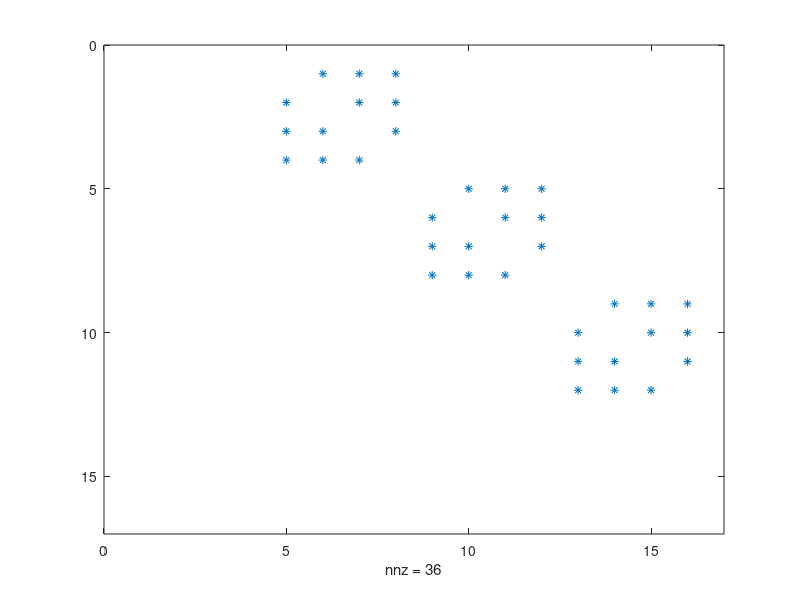

This figure's MATLAB source:
%Testing multi-objective optimization

clear
close all

P_tr_thresh = 0.4;

%build adjacency matrix
%square grid, connected right and down
s =2;
V = s^2;
i_vals = [];
j_vals = [];
% k_vals = [];

for i = 1:V    %letter
   if (mod(i,s) >0) %if it isn't on the right edge of grid 
    i_vals(end+1) = i; %add node to right
    j_vals(end+1) = i+1+V;
   end

   if (mod(i, s) ~=1) %if node isn't on the left edge of grid
    i_vals(end+1) = i; %add node to left
    j_vals(end+1) = i-1 +V;
   end
   
   if (i> s) %if vertex isn't on top of grid
    i_vals(end+1) = i ;   %add next node up
    j_vals(end+1) = i - s + V;
       if (mod(i,s) >0) %if it isn't on the right edge of grid 
        i_vals(end+1) = i; %add node to diagonal right
        j_vals(end+1) = i+1+V - s;
       end

       if (mod(i, s) ~=1) %if node isn't on the left edge of grid
        i_vals(end+1) = i; %add node to diagonal left
        j_vals(end+1) = i-1 +V -s;
       end
   end
   
   if (i<=(V- s))   %if vertex isn't on bottom of grid
    i_vals(end+1) = i ;  %add next node down
    j_vals(end+1) = i+s + V;
       if (mod(i,s) >0) %if it isn't on the right edge of grid 
        i_vals(end+1) = i; %add node to diagonal right
        j_vals(end+1) = i+1+V + s;
       end

       if (mod(i, s) ~=1) %if node isn't on the left edge of grid
        i_vals(end+1) = i; %add node to diagonal left
        j_vals(end+1) = i-1 +V +s;
       end
    
   end

      
end

minimum = 0.9;
maximum = 1.0;
vals = ones(length(i_vals),1);
% vals = 10*abs(randn(length(i_vals), 1));  %generate random costs
% adj = sparse(i_vals, j_vals, vals, V^2, V^2);
a= sparse(i_vals, j_vals, vals);
z= sparse(V,V);

adj = [a z z; z a z; z z a; z z z z]; %
spy(adj)

% d{V*V, 1} = []; %d{i}(1) is minimum cost, d{i}(2) is total P_tr, d{i}(3) is parent node
P_tr = (maximum - minimum)*rand(V, 1) + minimum;%Prob. of traverse associated with each node. sqrt is to bias towards higher values.
costs = 10*abs(randn(V,1));
% Coordinates aren't created now because size(adj) is V^2 x V^2, but plot
% should only be sxs.
% %create coordinates
% % coords = [1 V];
% % for i = 1:V-1
% %    coords(i+1,:) = [floor(i/s)+1, s - mod(i,s)];
% % end
% % % gplot(adj, coords, '*-')


ind_last = V^4 - V - 1;
col_last = V^2;
row_last = V^2-V-1;
V_last = [row_last, col_last ];
num = nnz(adj);

P_tr(end) = 1;
% d(ind_last,2) = 1; %P_tr for last node is 1.
% d(ind_last,1) = 0; %cost for last node is 0.
% d(ind_last,3) = ind_last;
d((num-(V-1)):num,:) = repmat([0 1 num], V, 1); %set cost, P_tr, parent for end node.
% for i=num:-1:(num-V+1) %create d vector to store cost, P_tr, parents for each entry in adj.
%    d{i,1} = [0 1 num];
% end

for i=col_last:-1:1 %counting back from last populated row in adjacency matrix,
    col = mod(i, V)+1;
    conns = find(adj(:,i)~=0)
    for j=1:length(conns)
        row = mod(conns(j), V)+1;
        d(conns(j), :) = [d(i,1) + costs(row), d(i,2)*P_tr(row), i];
    end
    
%     conns = find(adj(i,:)~=0);  %find non-zero entries in adj
%     options = [];
%     for j=1:length(conns)
%      l = size(d{conns(j)}(:,1),1);
%      p = size(options,1);
%      options((end+1):(end+l), 1) = d{conns(j)}(:,1) + adj(i, conns(j));%list all options, find cost
%      if p>0
%          options((p+1):end, 2) = d{conns(j)}(:,2)*P_tr(i); %calculate P_tr for options
%          options((p+1):end, 3) = conns(j); %list parent node for each option.
%      else
%          options(:, 2) = d{conns(j)}(:,2)*P_tr(i); %calculate P_tr for options
%          options(:, 3) = conns(j); %list parent node for each option.
%      end
%     end
%  
%     for k=1:size(options,1) %if option violates P_tr, set penalty cost
%         if options(k,2) < P_tr_thresh
%             options(k,1) = 1000;         
%         end
%     end
% 
%             front = options(1,:);
%     % inner front
%         for j=2:size(options,1)
%             list1 = find(front(:,1) > options(j,1));       %find list of points with greater cost
%             list2 = find(front(:,2) > options(j,2));       %find list of points with greater P_tr
%             to_remove = [];
%             ind = [];
% 
%             for k=1:length(list1)
%                 ind = find(list1(k) == list2);
%                if ~isempty(ind)
%                 to_remove(end+1) = ind;
%                end
%             end
%             front(list2(to_remove),:) = [];
% 
%             if (length(list1) + length(list2) >0)
%                 t1 = front(:,1) <= options(j,1);
%                 t2 = front(:,2) <= options(j,2);
%                 if (isempty(find(t1==t2)))
%                     front(end+1,:) = options(j,:);
%                 end
%             end
%         end
%     d{i} = front;
end

t = 1;
% [val, ind] = min(d(t,1)); %find minimum cost path at node 1.
path = [1];
while (t<V-1)
    [~, ind] = min(d(t,1));    %find minimum cost path at node t
    path(end+1) = d(t,3);
    t = path(end);
end
path(end+1) = V
[~, ind] = min(d(t,1));
cost = d(1,1)
Prob_traverse = d(1,2)
% hold on
% for i=1:length(path)-1  %plot path
%     plot(coords(path(i),1), coords(path(i),2), 'r*')
%     plot([coords(path(i),1), coords(path(i+1),1)],[coords(path(i),2), coords(path(i+1),2)], 'r-')    
% end
% axis off
% axis equal